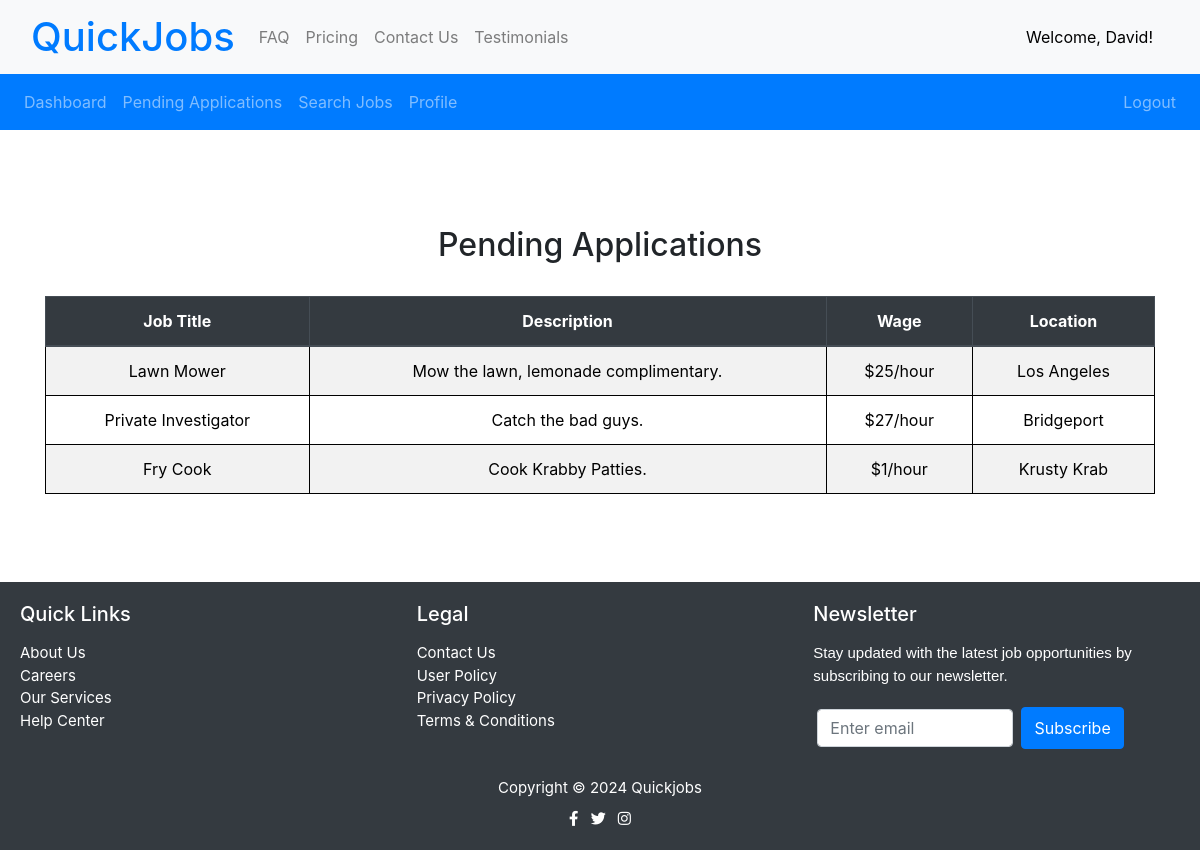
Page /pending_applications (signed in) on the committed database.
### tables this page shows
CREATE TABLE job_listings (
                    id INTEGER PRIMARY KEY,
                    title TEXT,
                    description TEXT,
                    wage TEXT,
                    location TEXT
                , created_by TEXT);

### routes.py (the view)
@app_routes.route('/pending_applications')
def pending_applications():
    if 'username' in session:
        worker = session['username']
        conn = get_db_connection()
        cursor = conn.cursor()
        cursor.execute("SELECT * FROM job_applications WHERE worker_id = ?", (worker,))
        job_applications = cursor.fetchall()
        pending_jobs = []
        for app in job_applications:
            cursor.execute("SELECT * FROM job_listings WHERE id = ?", (app['job_id'],))
            job = cursor.fetchone()
            if job:
                pending_jobs.append(job)
        conn.close()
        return render_template('pending_applications.html', pending_jobs=pending_jobs)
    return redirect(url_for('app_routes.select_user_type'))

### routes.py (called while the page is built)
def get_db_connection():
    conn = sqlite3.connect('app.db')
    conn.row_factory = sqlite3.Row
    return conn

### templates/pending_applications.html (shortened to what this page needs)
{% extends 'base.html' %}
{% block content %}
    {% include "components/worker_navbar.html" %}
    <div class="container mt-5 pt-5">
        <h2>Pending Applications</h2>
        <br/>
        {% if pending_jobs %}
            <table class="table table-striped">
                <thead class="thead-dark">
                    <tr>
                        <th scope="col">Job Title</th>
                        <th scope="col">Description</th>
                        <th scope="col">Wage</th>
                        <th scope="col">Location</th>
                    </tr>
                </thead>
                <tbody>
                    {% for job in pending_jobs %}
                        <tr>
                            <td>{{ job['title'] }}</td>
                            <td>{{ job['description'] }}</td>
                            <td>{{ job['wage'] }}</td>
                            <td>{{ job['location'] }}</td>
                        </tr>
                    {% endfor %}
                </tbody>
            </table>
        {% else %}
            <p>No pending applications.</p>
            <br/> <br/> <br/> <br/> <br/> <br/>
        {% endif %}
    </div>
<br/> <br/> <br/>
{% endblock %}

### static/styles.css (style rules this page uses)
body, h1, h2, p, ul, li { margin: 35; padding: 0; }
body { font-family: Arial, sans-serif; background-color: #f4f4f4; }
table { width: 100%; border-collapse: collapse; }
th, td { border: 1px solid black; padding: 8px; }
th { background-color: #f2f2f2; }
.container { text-align: center; margin-top: 20vh; }

### rows in the picture
job_listings: title "Lawn Mower", description "Mow the lawn, lemonade complimentary.", wage "$25/hour", location "Los Angeles"
job_listings: title "Private Investigator", description "Catch the bad guys.", wage "$27/hour", location "Bridgeport"
job_listings: title "Fry Cook", description "Cook Krabby Patties.", wage "$1/hour", location "Krusty Krab"

### other values in the picture
{{ session['username'] }} "David"
